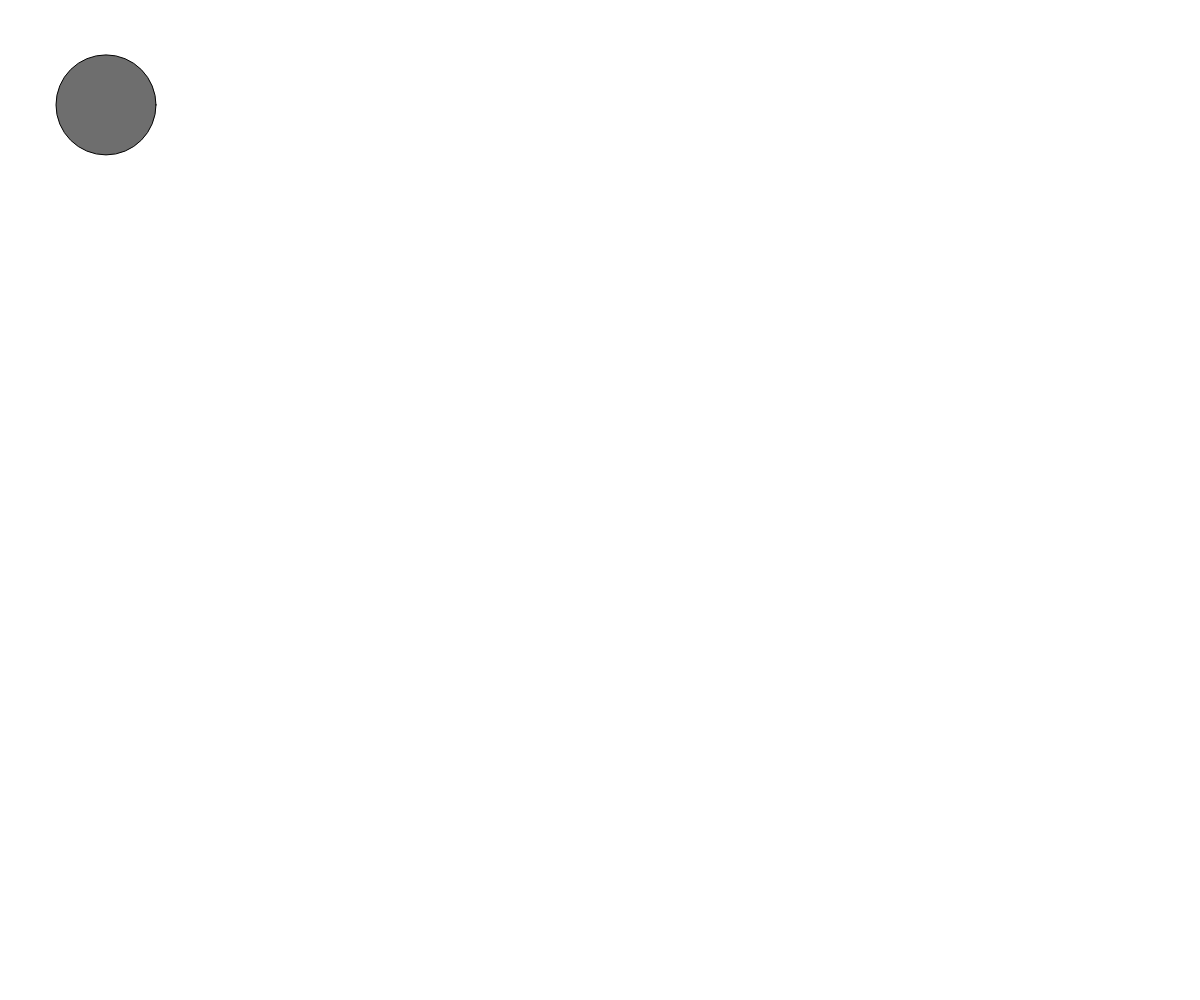
Frame 1 (no input)
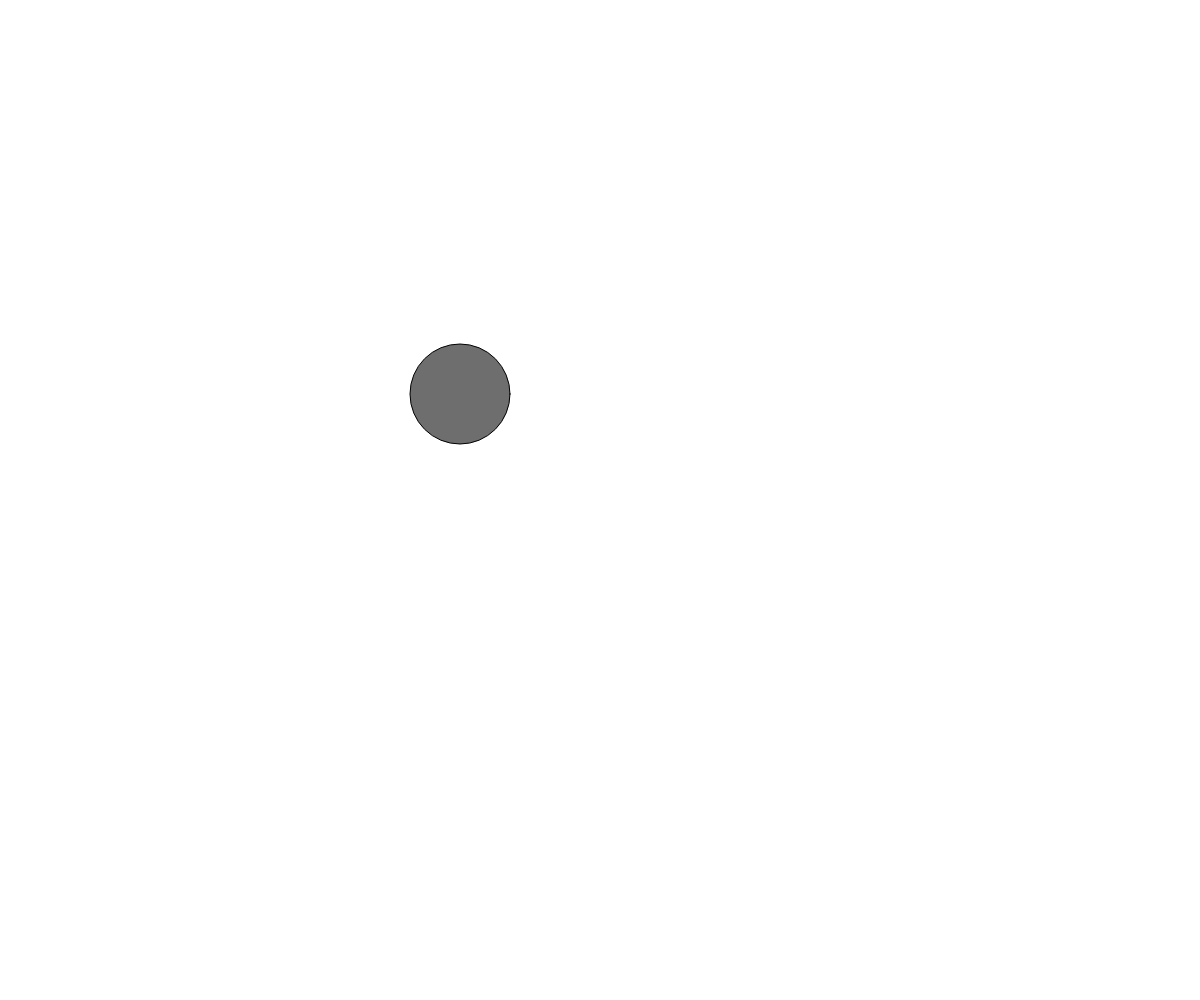
Frame 60 (no input)
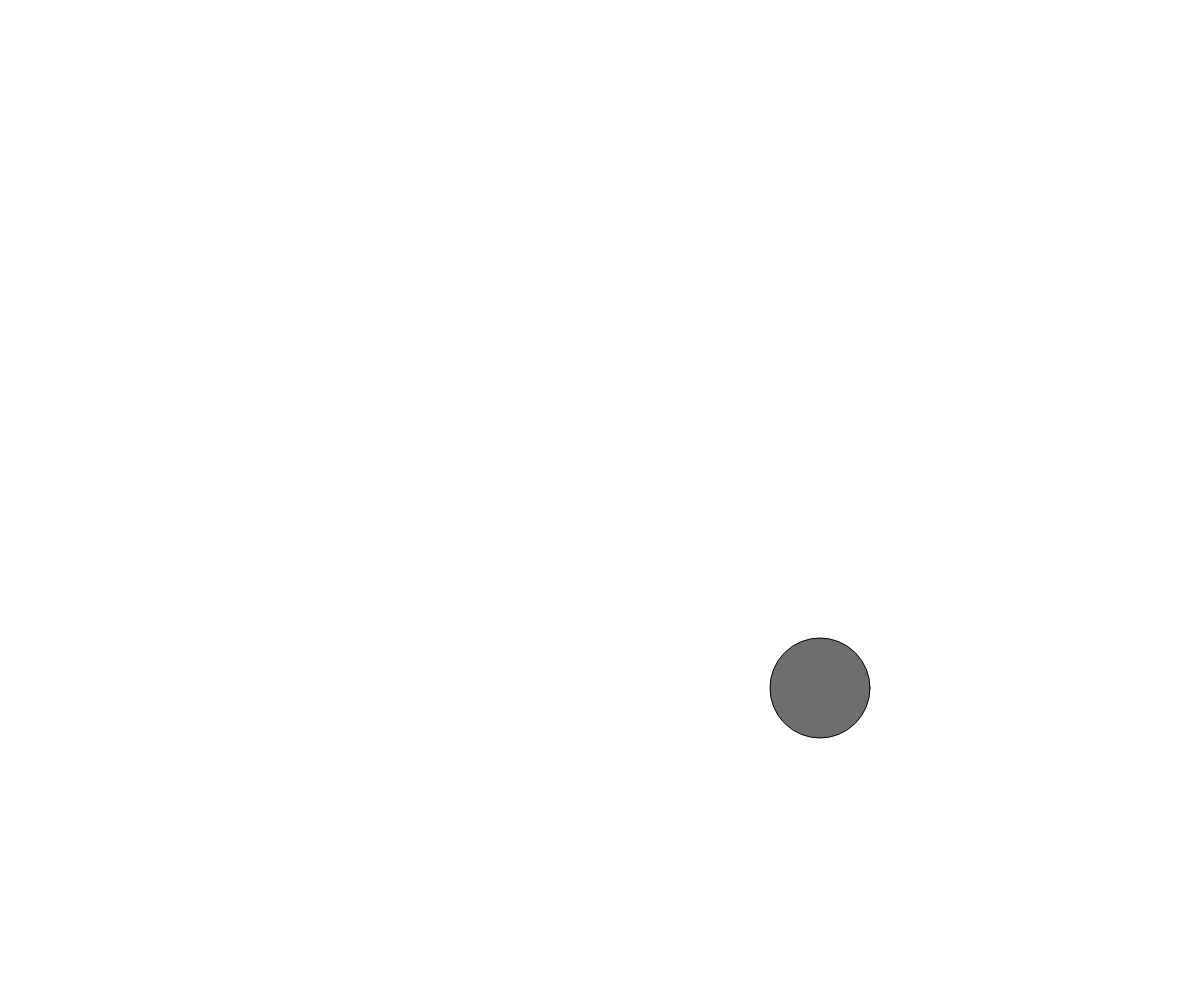
Frame 120 (the mouse pressed at the canvas centre since frame 60)

The p5.js sketch that drew these frames (run headless with seeded random() and noise() and a simulated clock; from frame 60 on, the mouse is pressed at the canvas centre):

// p5.js sketch
// ── sketch.js
var x = 100;
var y = 100;
var xspeed = 6;
var yspeed = 4.9;

function setup() {
  createCanvas(windowWidth, windowHeight);
  background(255);
}

function draw() {
  background(255);
  x = x + xspeed;
  y = y + yspeed;

  if ((x > width) || (x < 0)) {
    xspeed = xspeed * -1;
  }
  if ((y > height) || (y < 0)) {
    yspeed = yspeed * -1;
  }

  fill(110);
  stroke(2);
  ellipse(x,y,100,100);
  // ellipse(50, 50, 80, 80);
  // if (mouseIsPressed) {
  //   fill(0);
  // } else {
  //   fill(255);
  // }
  // ellipse(mouseX, mouseY, 80, 80);
}
